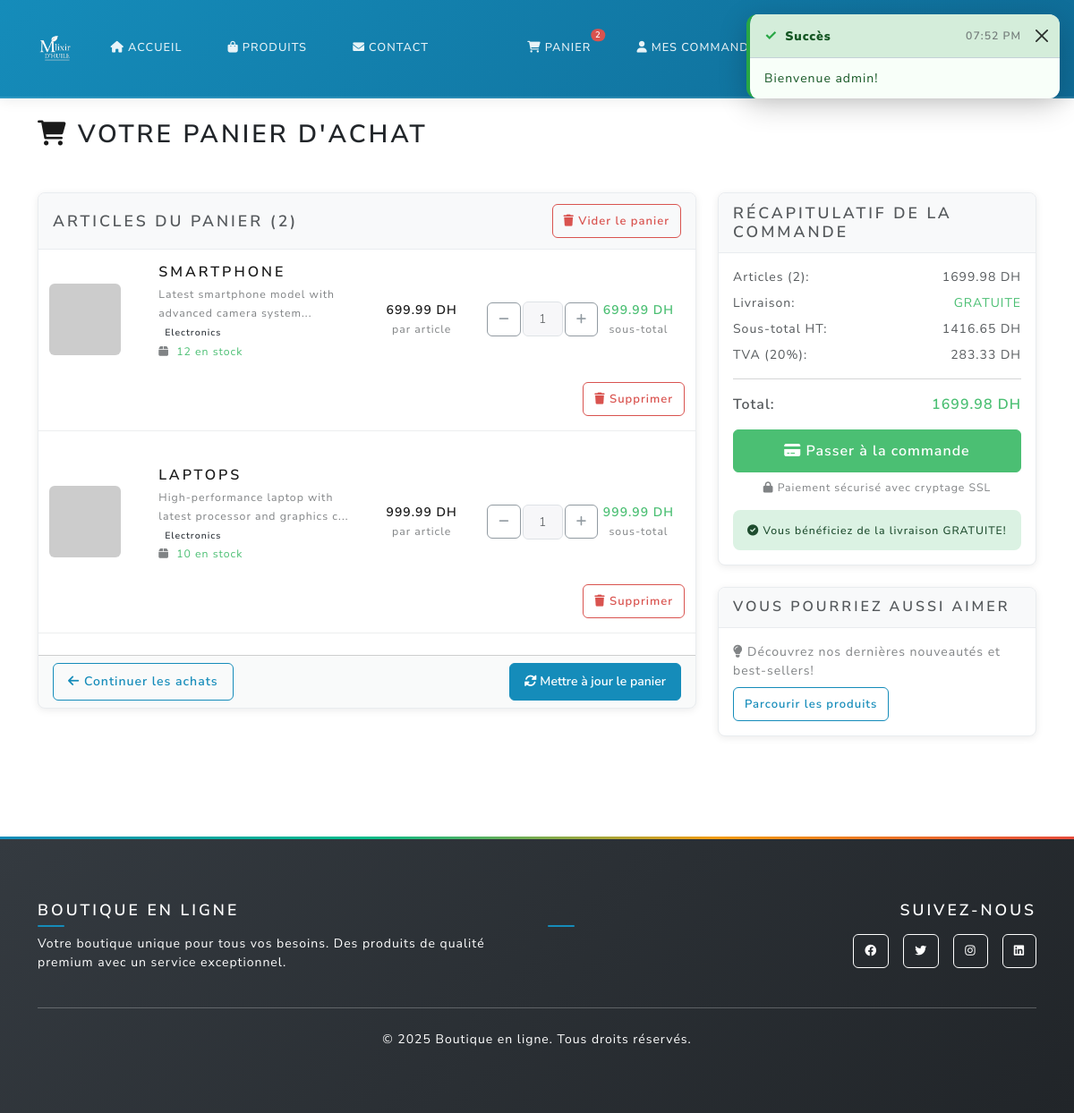
/cart (signed in), run on the app's committed database.
### main.py (models this page shows)
class Product(db.Model):
    id = db.Column(db.Integer, primary_key=True)
    name = db.Column(db.String(100), nullable=False)
    description = db.Column(db.Text, nullable=False)
    price = db.Column(db.Float, nullable=False)
    image_url = db.Column(db.String(200), default='https://via.placeholder.com/300x200')
    stock = db.Column(db.Integer, default=0)
    category = db.Column(db.String(50), nullable=False)

class ShippingSettings(db.Model):
    id = db.Column(db.Integer, primary_key=True)
    free_shipping_threshold = db.Column(db.Float, nullable=False, default=500.0)  # 500 DH
    standard_shipping_cost = db.Column(db.Float, nullable=False, default=30.0)  # 30 DH
    express_shipping_cost = db.Column(db.Float, nullable=False, default=60.0)  # 60 DH
    tax_rate = db.Column(db.Float, nullable=False, default=0.2)  # 20% VAT
    currency = db.Column(db.String(5), nullable=False, default='DH')
    updated_by = db.Column(db.Integer, db.ForeignKey('user.id'), nullable=True)
    updated_at = db.Column(db.DateTime, default=db.func.current_timestamp())

### main.py (the view)
@app.route('/cart')
@login_required
def cart():
    cart_items_query = db.session.query(Cart, Product)\
        .join(Product, Cart.product_id == Product.id)\
        .filter(Cart.user_id == current_user.id)\
        .order_by(Cart.created_at.desc())\
        .all()
    cart_items = []
    total = 0
    for cart_item, product in cart_items_query:
        if product.stock <= 0:
            db.session.delete(cart_item)
            continue
        if cart_item.quantity > product.stock:
            cart_item.quantity = product.stock
            db.session.commit()
        subtotal = product.price * cart_item.quantity
        cart_items.append({
            'cart_item': cart_item,
            'product': product,
            'quantity': cart_item.quantity,
            'subtotal': subtotal
        })
        total += subtotal
    db.session.commit()
    return render_template('cart.html', cart_items=cart_items, total=total)

### templates/cart.html (shortened to what this page needs)
{% extends "base.html" %}
{% block content %}
<div class="container py-4">
  <div class="row">
    <div class="col-12">
      <h2 class="mb-4">
        <i class="fas fa-shopping-cart text-primary"></i>
        Votre panier d'achat
      </h2>
    </div>
  </div>
  {% if cart_items %}
  <div class="row">
    <div class="col-lg-8">
      <div class="card">
        <div class="card-header d-flex justify-content-between align-items-center">
          <h5 class="mb-0">Articles du panier ({{ cart_items|length }})</h5>
          <a href="{{ url_for('clear_cart') }}" class="btn btn-outline-danger btn-sm"
             onclick="return confirm('Êtes-vous sûr de vouloir vider votre panier?')">
            <i class="fas fa-trash"></i> Vider le panier
          </a>
        </div>
        <div class="card-body p-0">
          <form method="POST" action="{{ url_for('update_cart') }}">
            {% for item in cart_items %}
            <div class="row align-items-center border-bottom py-3 mx-0">
              <div class="col-md-2 col-sm-3">
                <img src="{{ item.product.image_url }}"
                     alt="{{ item.product.name }}"
                     class="img-fluid rounded"
                     style="width: 80px; height: 80px; object-fit: cover;"
                     onerror="this.src='https://via.placeholder.com/80x80?text=No+Image';">
              </div>
              <div class="col-md-4 col-sm-9">
                <h6 class="mb-1">
                  <a href="{{ url_for('product_detail', product_id=item.product.id) }}"
                     class="text-decoration-none">
                    {{ item.product.name }}
                  </a>
                </h6>
                <small class="text-muted">{{ item.product.description[:60] }}...</small>
                <br>
                <span class="badge bg-secondary">{{ item.product.category }}</span>
                <br>
                <small class="text-muted">
                  <i class="fas fa-box me-1"></i>
                  {% if item.product.stock > 0 %}
                    <span class="text-success">{{ item.product.stock }} en stock</span>
                  {% else %}
                    <span class="text-danger">Rupture de stock</span>
                  {% endif %}
                </small>
              </div>
              <div class="col-md-2 col-6 text-center">
                <div class="fw-bold text-primary">
                  {{ "%.2f"|format(item.product.price) }} DH
                </div>
                <small class="text-muted">par article</small>
              </div>
              <div class="d-inline-flex align-items-center" style="gap: 2px; max-width: 120px;">
                <button style="width: 40px;" type="button" class="btn btn-outline-secondary btn-sm"
                  onclick="changeQuantity('quantity_{{ item.product.id }}', -1)">
                  <i class="fas fa-minus"></i>
                </button>
                <input type="number" id="quantity_{{ item.product.id }}"
                  name="quantity_{{ item.product.id }}"
                  value="{{ item.quantity }}"
                  min="1"
                  max="{{ item.product.stock }}"
                  class="form-control form-control-sm text-center quantity-input"
                  style="width: 45px;"
                  data-price="{{ item.product.price }}"
                  onchange="updateSubtotal({{ item.product.id }})">
                <button style="width: 40px;" type="button" class="btn btn-outline-secondary btn-sm"
                  onclick="changeQuantity('quantity_{{ item.product.id }}', 1)"
                  {% if item.quantity >= item.product.stock %}disabled{% endif %}>
                  <i class="fas fa-plus"></i>
                </button>
              </div>
              <div class="col-md-2 col-6 text-center">
                <div class="fw-bold text-success" id="subtotal_{{ item.product.id }}">
                  {{ "%.2f"|format(item.subtotal) }} DH
                </div>
                <small class="text-muted">sous-total</small>
              </div>
              <div class="col-md-12 col-6 mt-2 text-end">
                <a href="{{ url_for('remove_from_cart', product_id=item.product.id) }}"
                   class="btn btn-outline-danger btn-sm"
                   onclick="return confirm('Supprimer {{ item.product.name }} du panier?')">
                  <i class="fas fa-trash"></i> Supprimer
                </a>
              </div>
            </div>
            {% endfor %}
            <div class="card-footer">
              <div class="d-flex justify-content-between align-items-center">
                <a href="{{ url_for('products') }}" class="btn btn-outline-primary">
                  <i class="fas fa-arrow-left"></i> Continuer les achats
                </a>
                <button type="submit" class="btn btn-primary">
                  <i class="fas fa-sync-alt"></i> Mettre à jour le panier
                </button>
              </div>
            </div>
          </form>
        </div>
      </div>
    </div>
    <div class="col-lg-4">
      <div class="card">
        <div class="card-header">
          <h5 class="mb-0">Récapitulatif de la commande</h5>
        </div>
        <div class="card-body">
          <div class="d-flex justify-content-between mb-2">
            <span>Articles ({{ cart_items|length }}):</span>
            <span id="itemsTotal">{{ "%.2f"|format(total) }} DH</span>
          </div>
          <div class="d-flex justify-content-between mb-2">
            <span>Livraison:</span>
            <span class="text-success" id="shipping">
              {% if total >= free_shipping_threshold %}
                GRATUITE
              {% else %}
                {{ "%.2f"|format(standard_shipping_cost) }} DH
              {% endif %}
            </span>
          </div>
          {% set subtotal_ht = total / (1 + tax_rate) %}
          {% set tax_amount = total - subtotal_ht %}
          <div class="d-flex justify-content-between mb-2">
            <span>Sous-total HT:</span>
            <span id="subtotalHT">{{ "%.2f"|format(subtotal_ht) }} DH</span>
          </div>
          <div class="d-flex justify-content-between mb-3">
            <span>TVA ({{ "%.0f"|format(tax_rate * 100) }}%):</span>
            <span id="tax">{{ "%.2f"|format(tax_amount) }} DH</span>
          </div>
          <hr>
          {% set shipping_amount = 0 if total >= free_shipping_threshold else standard_shipping_cost %}
          {% set grand_total = total + shipping_amount %}
          <div class="d-flex justify-content-between mb-3">
            <span class="fw-bold fs-5">Total:</span>
            <span class="fw-bold fs-5 text-success" id="grandTotal">
              {{ "%.2f"|format(grand_total) }} DH
            </span>
          </div>
          <div class="d-grid gap-2">
            <a href="{{ url_for('checkout') }}" class="btn btn-success btn-lg">
              <i class="fas fa-credit-card"></i> Passer à la commande
            </a>
            <small class="text-muted text-center">
              <i class="fas fa-lock"></i> Paiement sécurisé avec cryptage SSL
            </small>
          </div>
          {% if total < free_shipping_threshold %}
          <div class="alert alert-info mt-3 mb-0">
            <small>
              <i class="fas fa-info-circle"></i>
              Ajoutez {{ "%.2f"|format(free_shipping_threshold - total) }} DH de plus pour bénéficier de la livraison GRATUITE!
            </small>
          </div>
          {% else %}
          <div class="alert alert-success mt-3 mb-0">
            <small>
              <i class="fas fa-check-circle"></i>
              Vous bénéficiez de la livraison GRATUITE!
            </small>
          </div>
          {% endif %}
        </div>
      </div>
      <div class="card mt-4">
        <div class="card-header">
          <h6 class="mb-0">Vous pourriez aussi aimer</h6>
        </div>
        <div class="card-body">
          <p class="text-muted mb-0">
            <i class="fas fa-lightbulb"></i>
            Découvrez nos dernières nouveautés et best-sellers!
          </p>
          <a href="{{ url_for('products') }}" class="btn btn-outline-primary btn-sm mt-2">
            Parcourir les produits
          </a>
        </div>
      </div>
    </div>
  </div>
  {% endif %}
</div>
{% endblock %}

### templates/base.html (shortened to what this page needs)
<!DOCTYPE html>
<html lang="fr">
  <head>
    <link
      href="https://cdn.jsdelivr.net/npm/bootswatch@5.3.2/dist/lux/bootstrap.min.css"
      rel="stylesheet"
    />
    <link
      href="https://cdnjs.cloudflare.com/ajax/libs/font-awesome/6.0.0/css/all.min.css"
      rel="stylesheet"
    />
    <link
      href="{{ url_for('static', filename='css/style.css') }}"
      rel="stylesheet"
    />
  </head>
  <body>
    <nav class="navbar navbar-expand-lg navbar-dark bg-dark">
      <div class="container">
        <a class="navbar-brand d-flex align-items-center fw-bold" href="{{ url_for('home') }}">
          <img src="{{ url_for('static', filename='img/image1.png') }}"
               alt="E-SHOP Logo"
               style="height:40px; width:auto; border-radius:8px;">
        </a>
        <div class="collapse navbar-collapse" id="navbarNav">
          <ul class="navbar-nav me-auto">
            <li class="nav-item">
              <a class="nav-link" href="{{ url_for('home') }}">
                <i class="fas fa-home me-1"></i>Accueil
              </a>
            </li>
            <li class="nav-item">
              <a class="nav-link" href="{{ url_for('products') }}">
                <i class="fas fa-shopping-bag me-1"></i>Produits
              </a>
            </li>
            <li class="nav-item">
              <a class="nav-link" href="{{ url_for('contact') }}">
                <i class="fas fa-envelope me-1"></i>Contact
              </a>
            </li>
          </ul>
          <ul class="navbar-nav">
            {% if current_user.is_authenticated %}
              <li class="nav-item">
                <a class="nav-link position-relative" href="{{ url_for('cart') }}">
                  <i class="fas fa-shopping-cart me-1"></i>Panier
                  {% if cart_total_quantity is defined and cart_total_quantity > 0 %}
                    <span class="position-absolute top-0 start-100 translate-middle badge rounded-pill bg-danger">
                      {{ cart_total_quantity }}
                    </span>
                  {% elif session.cart and session.cart|length > 0 %}
                    <span class="position-absolute top-0 start-100 translate-middle badge rounded-pill bg-danger">
                      {{ session.cart|length }}
                      <span class="visually-hidden">articles dans le panier</span>
                    </span>
                  {% endif %}
                </a>
              </li>
              <li class="nav-item">
                <a class="nav-link" href="{{ url_for('dashboard') }}">
                  <i class="fas fa-user me-1"></i>Mes commandes
                </a>
              </li>
              {% if current_user.is_admin %}
              <li class="nav-item dropdown">
                <a class="nav-link dropdown-toggle" href="#" role="button" data-bs-toggle="dropdown">
                </a>
              </li>
              {% endif %}
              <li class="nav-item dropdown">
                <a class="nav-link dropdown-toggle" href="#" role="button" data-bs-toggle="dropdown">
                </a>
              </li>
            {% endif %}
          </ul>
        </div>
      </div>
    </nav>
    <main>{% block content %}{% endblock %}</main>
    <footer class="bg-dark text-white py-5 mt-5">
      <div class="container">
        <div class="row">
          <div class="col-md-6">
            <h5 class="fw-bold mb-3">Boutique en ligne</h5>
            <p class="text-white">
              Votre boutique unique pour tous vos besoins. Des produits de qualité
              premium avec un service exceptionnel.
            </p>
          </div>
          <div class="col-md-6 text-md-end">
            <h5 class="fw-bold mb-3">Suivez-nous</h5>
            <div class="d-flex justify-content-md-end gap-3">
              <a href="#" class="btn btn-outline-light btn-sm">
                <i class="fab fa-facebook"></i>
              </a>
              <a href="#" class="btn btn-outline-light btn-sm">
                <i class="fab fa-twitter"></i>
              </a>
              <a href="#" class="btn btn-outline-light btn-sm">
                <i class="fab fa-instagram"></i>
              </a>
              <a href="#" class="btn btn-outline-light btn-sm">
                <i class="fab fa-linkedin"></i>
              </a>
            </div>
          </div>
        </div>
        <hr class="my-4" />
        <div class="text-center">
          <p class="text-white mb-0">
            &copy; <span id="year"></span> Boutique en ligne. Tous droits réservés.
          </p>
        </div>
      </div>
    </footer>
    <div class="toast-container position-fixed top-0 end-0 p-3" style="z-index: 9999;" id="toastContainer">
    </div>
  </body>
</html>

### data on the page
Product: product.name "SMARTPHONE", product "Latest smartphone model with advanced camera system", product.category "Electronics", product.stock "12", product.price "699.99"
Product: product.name "LAPTOPS", product "High-performance laptop with latest processor and graphics c", product.category "Electronics", product.stock "10", product.price "999.99", product.id "1"
ShippingSettings: tax_rate*100 "20"

### other printed values
{{ cart_total_quantity }} "2"
{{ cart_items|length }} "2"
{{ "%.2f"|format(item.subtotal) }} "699.99" "999.99"
{{ "%.2f"|format(total) }} "1699.98"
{{ "%.2f"|format(subtotal_ht) }} "1416.65"
{{ "%.2f"|format(tax_amount) }} "283.33"
{{ "%.2f"|format(grand_total) }} "1699.98"
